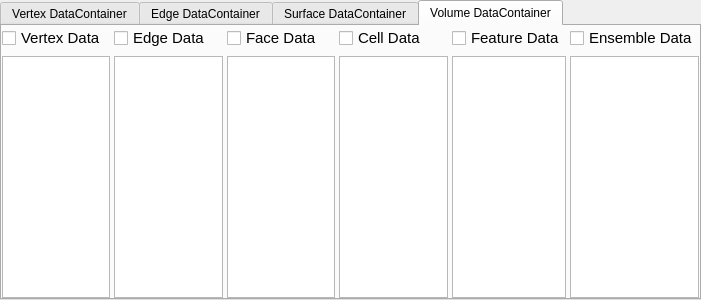
<?xml version="1.0" encoding="UTF-8"?>
<ui version="4.0">
 <class>ArraySelectionWidget</class>
 <widget class="QTabWidget" name="ArraySelectionWidget">
  <property name="geometry">
   <rect>
    <x>0</x>
    <y>0</y>
    <width>701</width>
    <height>300</height>
   </rect>
  </property>
  <property name="minimumSize">
   <size>
    <width>0</width>
    <height>300</height>
   </size>
  </property>
  <property name="windowTitle">
   <string>Form</string>
  </property>
  <property name="currentIndex">
   <number>3</number>
  </property>
  <widget class="QWidget" name="vertex_data">
   <attribute name="title">
    <string>Vertex DataContainer</string>
   </attribute>
   <layout class="QGridLayout" name="gridLayout_3">
    <property name="horizontalSpacing">
     <number>4</number>
    </property>
    <property name="verticalSpacing">
     <number>6</number>
    </property>
    <property name="margin">
     <number>0</number>
    </property>
    <item row="1" column="0">
     <widget class="QListWidget" name="vertexVertexArrayList"/>
    </item>
    <item row="1" column="1">
     <widget class="QListWidget" name="vertexVertexFeatureArrayList"/>
    </item>
    <item row="1" column="2">
     <widget class="QListWidget" name="vertexVertexEnsembleArrayList"/>
    </item>
    <item row="0" column="0">
     <widget class="QCheckBox" name="vertexVertexCB">
      <property name="styleSheet">
       <string notr="true">QCheckBox 
{
font-size: 11pt;
}</string>
      </property>
      <property name="text">
       <string>Vertex Data</string>
      </property>
     </widget>
    </item>
    <item row="0" column="1">
     <widget class="QCheckBox" name="vertexVertexFeatureCB">
      <property name="styleSheet">
       <string notr="true">QCheckBox 
{
font-size: 11pt;
}</string>
      </property>
      <property name="text">
       <string>Feature Data</string>
      </property>
     </widget>
    </item>
    <item row="0" column="2">
     <widget class="QCheckBox" name="vertexVertexEnsembleCB">
      <property name="styleSheet">
       <string notr="true">QCheckBox 
{
font-size: 11pt;
}</string>
      </property>
      <property name="text">
       <string>Ensemble Data</string>
      </property>
     </widget>
    </item>
   </layout>
  </widget>
  <widget class="QWidget" name="edge_data">
   <attribute name="title">
    <string>Edge DataContainer</string>
   </attribute>
   <layout class="QGridLayout" name="gridLayout_5">
    <property name="horizontalSpacing">
     <number>4</number>
    </property>
    <property name="verticalSpacing">
     <number>6</number>
    </property>
    <property name="margin">
     <number>0</number>
    </property>
    <item row="1" column="2">
     <widget class="QListWidget" name="edgeEdgeFeatureArrayList"/>
    </item>
    <item row="1" column="1">
     <widget class="QListWidget" name="edgeEdgeArrayList"/>
    </item>
    <item row="1" column="0">
     <widget class="QListWidget" name="edgeVertexArrayList"/>
    </item>
    <item row="1" column="3">
     <widget class="QListWidget" name="edgeEdgeEnsembleArrayList"/>
    </item>
    <item row="0" column="1">
     <widget class="QCheckBox" name="edgeEdgeCB">
      <property name="styleSheet">
       <string notr="true">QCheckBox 
{
font-size: 11pt;
}</string>
      </property>
      <property name="text">
       <string>Edge Data</string>
      </property>
     </widget>
    </item>
    <item row="0" column="0">
     <widget class="QCheckBox" name="edgeVertexCB">
      <property name="styleSheet">
       <string notr="true">QCheckBox 
{
font-size: 11pt;
}</string>
      </property>
      <property name="text">
       <string>Vertex Data</string>
      </property>
     </widget>
    </item>
    <item row="0" column="2">
     <widget class="QCheckBox" name="edgeEdgeFeatureCB">
      <property name="styleSheet">
       <string notr="true">QCheckBox 
{
font-size: 11pt;
}</string>
      </property>
      <property name="text">
       <string>Feature Data</string>
      </property>
     </widget>
    </item>
    <item row="0" column="3">
     <widget class="QCheckBox" name="edgeEdgeEnsembleCB">
      <property name="styleSheet">
       <string notr="true">QCheckBox 
{
font-size: 11pt;
}</string>
      </property>
      <property name="text">
       <string>Ensemble Data</string>
      </property>
     </widget>
    </item>
   </layout>
  </widget>
  <widget class="QWidget" name="surface_data">
   <attribute name="title">
    <string>Surface DataContainer</string>
   </attribute>
   <layout class="QGridLayout" name="gridLayout_2">
    <property name="horizontalSpacing">
     <number>4</number>
    </property>
    <property name="verticalSpacing">
     <number>6</number>
    </property>
    <property name="margin">
     <number>0</number>
    </property>
    <item row="1" column="6">
     <widget class="QListWidget" name="surfaceFaceEnsembleArrayList"/>
    </item>
    <item row="0" column="0">
     <widget class="QCheckBox" name="surfaceVertexArraysCB">
      <property name="styleSheet">
       <string notr="true">QCheckBox 
{
font-size: 11pt;
}</string>
      </property>
      <property name="text">
       <string>Vertex Data</string>
      </property>
      <property name="tristate">
       <bool>true</bool>
      </property>
     </widget>
    </item>
    <item row="1" column="2">
     <widget class="QListWidget" name="surfaceEdgeArrayList"/>
    </item>
    <item row="0" column="6">
     <widget class="QCheckBox" name="surfaceFaceEnsembleArraysCB">
      <property name="styleSheet">
       <string notr="true">QCheckBox 
{
font-size: 11pt;
}</string>
      </property>
      <property name="text">
       <string>Ensemble Data</string>
      </property>
      <property name="tristate">
       <bool>true</bool>
      </property>
     </widget>
    </item>
    <item row="0" column="2">
     <widget class="QCheckBox" name="surfaceEdgeArraysCB">
      <property name="styleSheet">
       <string notr="true">QCheckBox 
{
font-size: 11pt;
}</string>
      </property>
      <property name="text">
       <string>Edge Data</string>
      </property>
      <property name="tristate">
       <bool>true</bool>
      </property>
     </widget>
    </item>
    <item row="0" column="5">
     <widget class="QCheckBox" name="surfaceFaceFeatureArraysCB">
      <property name="styleSheet">
       <string notr="true">QCheckBox 
{
font-size: 11pt;
}</string>
      </property>
      <property name="text">
       <string>Feature Data</string>
      </property>
      <property name="tristate">
       <bool>true</bool>
      </property>
     </widget>
    </item>
    <item row="1" column="5">
     <widget class="QListWidget" name="surfaceFaceFeatureArrayList"/>
    </item>
    <item row="1" column="0">
     <widget class="QListWidget" name="surfaceVertexArrayList"/>
    </item>
    <item row="0" column="3">
     <widget class="QCheckBox" name="surfaceFaceArraysCB">
      <property name="styleSheet">
       <string notr="true">QCheckBox 
{
font-size: 11pt;
}</string>
      </property>
      <property name="text">
       <string>Face Data</string>
      </property>
      <property name="tristate">
       <bool>true</bool>
      </property>
     </widget>
    </item>
    <item row="1" column="3">
     <widget class="QListWidget" name="surfaceFaceArrayList"/>
    </item>
   </layout>
  </widget>
  <widget class="QWidget" name="volume_data">
   <attribute name="title">
    <string>Volume DataContainer</string>
   </attribute>
   <layout class="QGridLayout" name="widgetLayout">
    <property name="horizontalSpacing">
     <number>4</number>
    </property>
    <property name="verticalSpacing">
     <number>6</number>
    </property>
    <property name="margin">
     <number>0</number>
    </property>
    <item row="0" column="3">
     <widget class="QCheckBox" name="volumeCellCB">
      <property name="styleSheet">
       <string notr="true">QCheckBox 
{
font-size: 11pt;
}</string>
      </property>
      <property name="text">
       <string>Cell Data</string>
      </property>
      <property name="tristate">
       <bool>true</bool>
      </property>
     </widget>
    </item>
    <item row="0" column="4">
     <widget class="QCheckBox" name="volumeCellFeatureCB">
      <property name="styleSheet">
       <string notr="true">QCheckBox 
{
font-size: 11pt;
}</string>
      </property>
      <property name="text">
       <string>Feature Data</string>
      </property>
      <property name="tristate">
       <bool>true</bool>
      </property>
     </widget>
    </item>
    <item row="1" column="4">
     <widget class="QListWidget" name="volumeCellFeatureArrayList"/>
    </item>
    <item row="1" column="5">
     <widget class="QListWidget" name="volumeCellEnsembleArrayList"/>
    </item>
    <item row="0" column="5">
     <widget class="QCheckBox" name="volumeCellEnsembleCB">
      <property name="styleSheet">
       <string notr="true">QCheckBox 
{
font-size: 11pt;
}</string>
      </property>
      <property name="text">
       <string>Ensemble Data</string>
      </property>
      <property name="tristate">
       <bool>true</bool>
      </property>
     </widget>
    </item>
    <item row="1" column="3">
     <widget class="QListWidget" name="volumeCellArrayList"/>
    </item>
    <item row="1" column="2">
     <widget class="QListWidget" name="volumeFaceArrayList"/>
    </item>
    <item row="1" column="1">
     <widget class="QListWidget" name="volumeEdgeArrayList"/>
    </item>
    <item row="1" column="0">
     <widget class="QListWidget" name="volumeVertexArrayList"/>
    </item>
    <item row="0" column="2">
     <widget class="QCheckBox" name="volumeFaceCB">
      <property name="styleSheet">
       <string notr="true">QCheckBox 
{
font-size: 11pt;
}</string>
      </property>
      <property name="text">
       <string>Face Data</string>
      </property>
     </widget>
    </item>
    <item row="0" column="1">
     <widget class="QCheckBox" name="volumeEdgeCB">
      <property name="styleSheet">
       <string notr="true">QCheckBox 
{
font-size: 11pt;
}</string>
      </property>
      <property name="text">
       <string>Edge Data</string>
      </property>
     </widget>
    </item>
    <item row="0" column="0">
     <widget class="QCheckBox" name="volumeVertexCB">
      <property name="styleSheet">
       <string notr="true">QCheckBox 
{
font-size: 11pt;
}</string>
      </property>
      <property name="text">
       <string>Vertex Data</string>
      </property>
     </widget>
    </item>
   </layout>
  </widget>
 </widget>
 <resources/>
 <connections/>
</ui>
